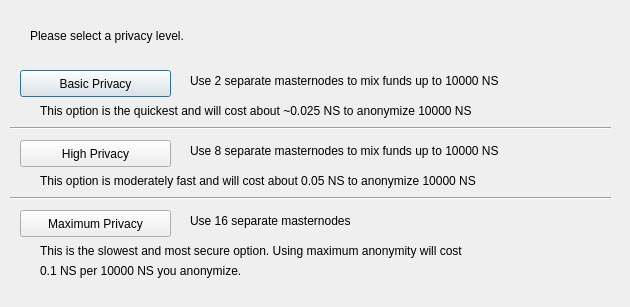
<?xml version="1.0" encoding="UTF-8"?>
<ui version="4.0">
 <class>ObfuscationConfig</class>
 <widget class="QDialog" name="ObfuscationConfig">
  <property name="geometry">
   <rect>
    <x>0</x>
    <y>0</y>
    <width>630</width>
    <height>307</height>
   </rect>
  </property>
  <property name="windowTitle">
   <string>Configure Obfuscation</string>
  </property>
  <widget class="QPushButton" name="buttonBasic">
   <property name="geometry">
    <rect>
     <x>20</x>
     <y>70</y>
     <width>151</width>
     <height>27</height>
    </rect>
   </property>
   <property name="text">
    <string>Basic Privacy</string>
   </property>
  </widget>
  <widget class="QPushButton" name="buttonHigh">
   <property name="geometry">
    <rect>
     <x>20</x>
     <y>140</y>
     <width>151</width>
     <height>27</height>
    </rect>
   </property>
   <property name="text">
    <string>High Privacy</string>
   </property>
  </widget>
  <widget class="QPushButton" name="buttonMax">
   <property name="geometry">
    <rect>
     <x>20</x>
     <y>210</y>
     <width>151</width>
     <height>27</height>
    </rect>
   </property>
   <property name="text">
    <string>Maximum Privacy</string>
   </property>
  </widget>
  <widget class="QLabel" name="label">
   <property name="geometry">
    <rect>
     <x>30</x>
     <y>20</y>
     <width>571</width>
     <height>31</height>
    </rect>
   </property>
   <property name="text">
    <string>Please select a privacy level.</string>
   </property>
  </widget>
  <widget class="QLabel" name="label_2">
   <property name="geometry">
    <rect>
     <x>190</x>
     <y>70</y>
     <width>421</width>
     <height>21</height>
    </rect>
   </property>
   <property name="text">
    <string>Use 2 separate masternodes to mix funds up to 10000 NS</string>
   </property>
  </widget>
  <widget class="QLabel" name="label_3">
   <property name="geometry">
    <rect>
     <x>190</x>
     <y>140</y>
     <width>411</width>
     <height>21</height>
    </rect>
   </property>
   <property name="text">
    <string>Use 8 separate masternodes to mix funds up to 10000 NS</string>
   </property>
  </widget>
  <widget class="QLabel" name="label_4">
   <property name="geometry">
    <rect>
     <x>190</x>
     <y>210</y>
     <width>421</width>
     <height>21</height>
    </rect>
   </property>
   <property name="text">
    <string>Use 16 separate masternodes</string>
   </property>
  </widget>
  <widget class="QLabel" name="label_6">
   <property name="geometry">
    <rect>
     <x>40</x>
     <y>100</y>
     <width>561</width>
     <height>21</height>
    </rect>
   </property>
   <property name="text">
    <string>This option is the quickest and will cost about ~0.025 NS to anonymize 10000 NS</string>
   </property>
  </widget>
  <widget class="QLabel" name="label_7">
   <property name="geometry">
    <rect>
     <x>40</x>
     <y>170</y>
     <width>561</width>
     <height>21</height>
    </rect>
   </property>
   <property name="text">
    <string>This option is moderately fast and will cost about 0.05 NS to anonymize 10000 NS</string>
   </property>
  </widget>
  <widget class="QLabel" name="label_8">
   <property name="geometry">
    <rect>
     <x>40</x>
     <y>240</y>
     <width>561</width>
     <height>21</height>
    </rect>
   </property>
   <property name="text">
    <string>This is the slowest and most secure option. Using maximum anonymity will cost</string>
   </property>
  </widget>
  <widget class="QLabel" name="label_9">
   <property name="geometry">
    <rect>
     <x>40</x>
     <y>260</y>
     <width>561</width>
     <height>21</height>
    </rect>
   </property>
   <property name="text">
    <string>0.1 NS per 10000 NS you anonymize.</string>
   </property>
  </widget>
  <widget class="Line" name="line">
   <property name="geometry">
    <rect>
     <x>10</x>
     <y>120</y>
     <width>601</width>
     <height>16</height>
    </rect>
   </property>
   <property name="orientation">
    <enum>Qt::Horizontal</enum>
   </property>
  </widget>
  <widget class="Line" name="line_2">
   <property name="geometry">
    <rect>
     <x>10</x>
     <y>190</y>
     <width>601</width>
     <height>16</height>
    </rect>
   </property>
   <property name="orientation">
    <enum>Qt::Horizontal</enum>
   </property>
  </widget>
 </widget>
 <resources/>
 <connections/>
</ui>
